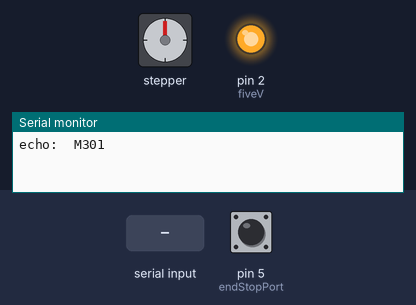
Simulated run of this sketch. Board: Arduino Uno, built with avr-gcc and run on an emulated ATmega328P. Parts: stepper motor, output pins drawn as LEDs (lit = HIGH), the last lines printed to the serial monitor. The inputs (shaded band) are chosen by the test bench; at power-on: pin 5 (endStopPort) LOW. Stepper angles assume 4000 steps per turn.

Above: at 3.0 s.
3.1 s: "G\n" received over Serial
At 5.1 s:
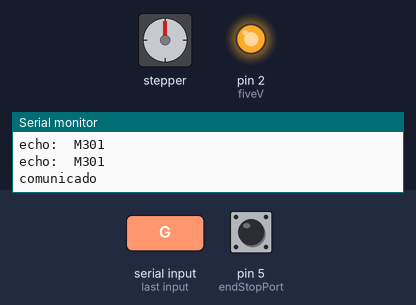
6.1 s: pin 5 (endStopPort) pulled HIGH for 0.15 s
At 6.4 s:
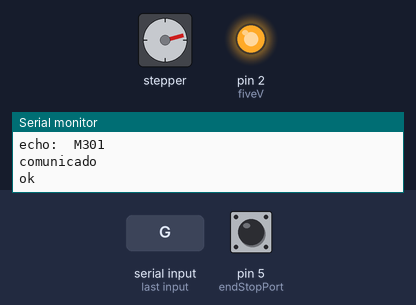
7.7 s: "G\n" received over Serial
At 9.1 s:
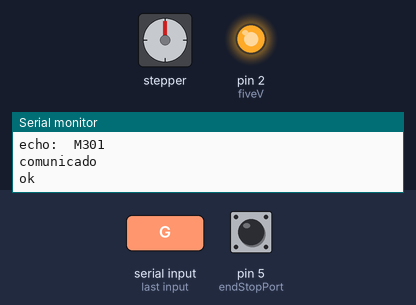
10.7 s: pin 5 (endStopPort) pulled HIGH for 1 s
At 11.1 s:
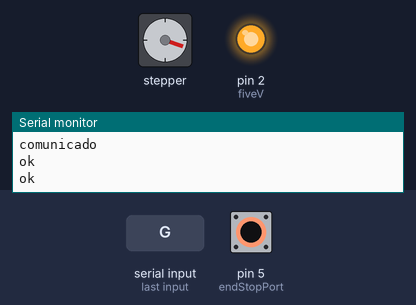
Timing chart, 0 to 13.7 s (numbered marks = the images above; inputs shaded):
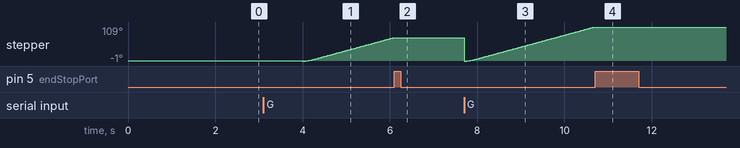

Measured:
- after the input at 6.1 s, stepper: goes on until 6.1 s, then stays 75°
- after the input at 7.7 s, stepper: turns 76° counter-clockwise in 0.00 s, then 110° clockwise in 2.9 s
- after the input at 10.7 s, stepper: stops changing and stays 109°

The sketch:

Arduino_code.ino
```cpp
// Include the AccelStepper Library
#include <AccelStepper.h>
#include <elapsedMillis.h>

const byte numChars = 32;
char receivedChars[numChars];   // an array to store the received data
int counter = 4;
boolean newData = false;
char receivedChar;
String subset_1;
String subset_2;
String subset_3;
float z = 0;
float f = 0;
long currentPos = 0;

//instrucciones
String initi = "G21\n";
String M999 = "M999";
String G28 = "G28 Z";
String G1Z = "G1";
String M114 = "M114";
String M18 = "M18";

//Variables movement
int sp = 0;
int spindle_pitch_microns=4000;
int steps_per_revolution=4000;

//Variables test
bool test = false;

//Variables control
bool recibeNum = false;
int endStopRead = 1;

//Endstop sensor
const int endStopPort = 5;

// Motor Connections (constant current, step/direction bipolar motor driver)
const int fiveV = 2;
const int dirPin = 3;
const int stepPin = 4;
AccelStepper myStepper(AccelStepper::DRIVER, stepPin, dirPin);
elapsedMillis printTime;
bool com_control = false;
void(* resetFunc) (void) = 0;

int y = 0;
int controla = 0;

void setup() {
  Serial.begin(115200);
  pinMode(fiveV,OUTPUT); //5V on digital port
  digitalWrite(fiveV, HIGH);
  pinMode(endStopPort, INPUT);
  currentPos = 0;
  myStepper.setCurrentPosition(0);
  myStepper.setMaxSpeed(1000.0);
  myStepper.setAcceleration(1000.0);

}

void loop() {
    if(!com_control){
      stablish_com();
    }
    recvWithEndMarker();
    analyzeData();
}

void stablish_com(){
    while(!com_control){
    delay(2000);
    Serial.println("echo:  M301");
    recvWithEndMarker();
    if (compArrChar(initi,receivedChars)){
          com_control = true;
          Serial.println("comunicado");
          char endMarker = '\n';
          Serial.println(endMarker);
        }
  }
}

void recvWithEndMarker() {
    static byte ndx = 0;
    char endMarker = '\n';
    char rc;
    while (Serial.available() > 0) {
        rc = Serial.read();
        //Serial.println(rc);
        if (rc != endMarker) {
            receivedChars[ndx] = rc;
            ndx++;
            //Serial.println(receivedChars);
            if (ndx >= numChars) {
                ndx = numChars - 1;
            }
        }
        else {
            receivedChars[ndx] = '\0'; // terminate the string
            counter = ndx;
            ndx = 0;
            newData = true;
        }
    }
}

void analyzeData() {
  if (newData == true) {
    subset_1 = receivedChars[0];
    subset_2 = receivedChars[1];
    subset_3 = receivedChars[2];

    if (compArrChar(M999, receivedChars)) {
      Serial.println("Resetting in 5 seconds...");
      delay(5000);
      resetFunc();
    } else if (compArrChar(G28, receivedChars)) {
      g28();
    } else if (receivedChars[0] == 'G' && receivedChars[1] == '1' && receivedChars[3] == 'Z') {
      float pos = atof(&receivedChars[4]); // convert input to float
      long steps = pos * 1000; // calculate steps based on desired position.
      moveMotor(steps); // move motor to the desired position
      newData = false; // reset newData flag
    } else if (compArrChar(M114, receivedChars)) {
      Serial.print("X:");
      Serial.print("0.0");
      Serial.print(myStepper.currentPosition() / 1000.000);
      Serial.print(" Y:0.0");
      Serial.print(" Z:");
      Serial.print((myStepper.currentPosition() / 1000.000));
      Serial.print(" E:");
      Serial.print("0.0");
      Serial.println();
    } else if (compArrChar(M18, receivedChars)) {
      //resetFunc();
      m18();
    } else if (receivedChars[0] == 'd' && receivedChars[1] == 'e' && receivedChars[2] == 'l') {
      // Extract the delay value from the command
      if (strlen(receivedChars) > 4) {
        unsigned long delayMillis = atol(&receivedChars[6]);
        Serial.print("Applying delay of ");
        Serial.print(delayMillis);
        Serial.println(" ms");
        delay(delayMillis); // Apply the delay
      } else {
        Serial.println("Invalid delay command");
      }
    }
    newData = false;
  }
}

bool compArrChar(String  a, String  b){
  int i = 0;
  bool control = true;
  while(i<counter && control){
    if(a[i]==b[i]){
      i++;
    }else{
      control = false;
    }
  }
  return control;
}

void moveMotor(float mm) {
  bool endstopcondition = false;
  float targetPos_mm = currentPos * spindle_pitch_microns / steps_per_revolution + mm;
  long targetPos_steps = targetPos_mm * steps_per_revolution / spindle_pitch_microns;

  if (targetPos_steps >= 0) {
    myStepper.moveTo(targetPos_steps);
    while (myStepper.distanceToGo() != 0) {
      myStepper.run();
      if (digitalRead(endStopPort) == LOW) {
        Serial.println("Endstop hit");
        break;
      }
    }
    currentPos = myStepper.currentPosition();
    Serial.println("Position reached");
    Serial.println("ok");
  } else {
    Serial.println("Can't move above endstop");
    Serial.println("ok");
  }
}

void g28(){
  int pos = -500;
  bool endStop = false;
  myStepper.setMaxSpeed(3000.0);
  myStepper.setAcceleration(1000.0);
  //Serial.println("Homecoming");
  while(!endStop) {
    myStepper.move(-1000);
    myStepper.run();
   // Serial.println( );
    pos = pos-500;
    if(digitalRead(endStopPort) == LOW) {
      endStop = true;
    }
  }
  while(endStop) {
    myStepper.move(100);
    myStepper.run();
   // Serial.println(myStepper.currentPosition());
    pos = pos-500;
    if(digitalRead(endStopPort) == HIGH) {
      currentPos = 0;
      myStepper.setCurrentPosition(0);
      endStop = false;
    }
  }
  Serial.println("ok");
  myStepper.setMaxSpeed(5000.0);
  myStepper.setAcceleration(5000.0);
  //moveDown(); // call moveDown function to move down
 // Serial.println("No way home");
}

void m18(){
  myStepper.stop();
  Serial.println("Stopping");
  Serial.println("ok");
}

void applyDelay(unsigned long delayMillis) {
  unsigned long startTime = millis();
  while (millis() - startTime < delayMillis) {
    // Wait for the specified delay time
  }
  Serial.println("ok");
}
```
